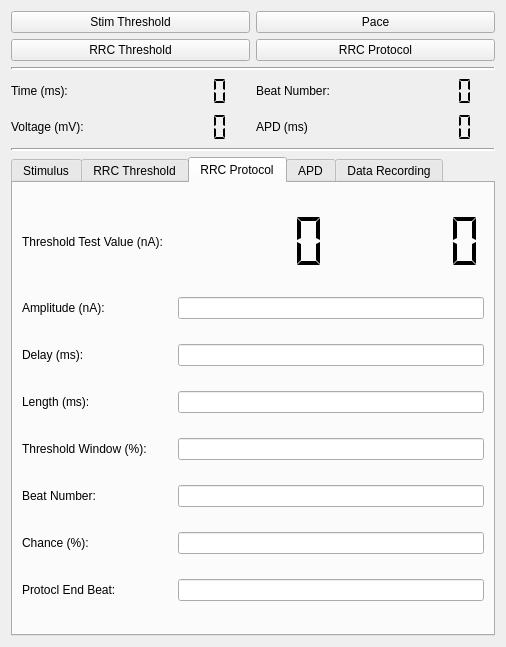
<?xml version="1.0" encoding="UTF-8"?>
<ui version="4.0">
 <class>RRC_UI</class>
 <widget class="QWidget" name="RRC_UI">
  <property name="geometry">
   <rect>
    <x>0</x>
    <y>0</y>
    <width>506</width>
    <height>647</height>
   </rect>
  </property>
  <property name="windowTitle">
   <string>Form</string>
  </property>
  <layout class="QVBoxLayout" name="verticalLayout">
   <item>
    <layout class="QGridLayout" name="button_layout">
     <item row="0" column="0">
      <widget class="QPushButton" name="stimThreshold_button">
       <property name="text">
        <string>Stim Threshold</string>
       </property>
       <property name="checkable">
        <bool>true</bool>
       </property>
       <property name="checked">
        <bool>false</bool>
       </property>
      </widget>
     </item>
     <item row="1" column="0">
      <widget class="QPushButton" name="rrcThreshold_button">
       <property name="text">
        <string>RRC Threshold</string>
       </property>
       <property name="checkable">
        <bool>true</bool>
       </property>
      </widget>
     </item>
     <item row="0" column="1">
      <widget class="QPushButton" name="pace_button">
       <property name="text">
        <string>Pace</string>
       </property>
       <property name="checkable">
        <bool>true</bool>
       </property>
      </widget>
     </item>
     <item row="1" column="1">
      <widget class="QPushButton" name="rrcProtocol_button">
       <property name="text">
        <string>RRC Protocol</string>
       </property>
       <property name="checkable">
        <bool>true</bool>
       </property>
      </widget>
     </item>
    </layout>
   </item>
   <item>
    <widget class="Line" name="line">
     <property name="frameShadow">
      <enum>QFrame::Sunken</enum>
     </property>
     <property name="lineWidth">
      <number>2</number>
     </property>
     <property name="orientation">
      <enum>Qt::Horizontal</enum>
     </property>
    </widget>
   </item>
   <item>
    <layout class="QGridLayout" name="state_layout">
     <item row="0" column="3">
      <widget class="QLCDNumber" name="beatNumber_display">
       <property name="frameShape">
        <enum>QFrame::NoFrame</enum>
       </property>
       <property name="segmentStyle">
        <enum>QLCDNumber::Flat</enum>
       </property>
      </widget>
     </item>
     <item row="1" column="0">
      <widget class="QLabel" name="voltage_label">
       <property name="minimumSize">
        <size>
         <width>0</width>
         <height>30</height>
        </size>
       </property>
       <property name="text">
        <string>Voltage (mV):</string>
       </property>
      </widget>
     </item>
     <item row="1" column="2">
      <widget class="QLabel" name="apd_label">
       <property name="text">
        <string>APD (ms)</string>
       </property>
       <property name="alignment">
        <set>Qt::AlignLeading|Qt::AlignLeft|Qt::AlignVCenter</set>
       </property>
      </widget>
     </item>
     <item row="0" column="0">
      <widget class="QLabel" name="time_label">
       <property name="minimumSize">
        <size>
         <width>0</width>
         <height>30</height>
        </size>
       </property>
       <property name="text">
        <string>Time (ms):</string>
       </property>
      </widget>
     </item>
     <item row="0" column="2">
      <widget class="QLabel" name="beatNumber_label">
       <property name="text">
        <string>Beat Number:</string>
       </property>
       <property name="alignment">
        <set>Qt::AlignLeading|Qt::AlignLeft|Qt::AlignVCenter</set>
       </property>
      </widget>
     </item>
     <item row="0" column="1">
      <widget class="QLCDNumber" name="time_display">
       <property name="frameShape">
        <enum>QFrame::NoFrame</enum>
       </property>
       <property name="segmentStyle">
        <enum>QLCDNumber::Flat</enum>
       </property>
       <property name="value" stdset="0">
        <double>0.000000000000000</double>
       </property>
      </widget>
     </item>
     <item row="1" column="3">
      <widget class="QLCDNumber" name="apd_display">
       <property name="font">
        <font>
         <weight>50</weight>
         <italic>false</italic>
         <bold>false</bold>
        </font>
       </property>
       <property name="frameShape">
        <enum>QFrame::NoFrame</enum>
       </property>
       <property name="segmentStyle">
        <enum>QLCDNumber::Flat</enum>
       </property>
      </widget>
     </item>
     <item row="1" column="1">
      <widget class="QLCDNumber" name="voltage_display">
       <property name="frameShape">
        <enum>QFrame::NoFrame</enum>
       </property>
       <property name="segmentStyle">
        <enum>QLCDNumber::Flat</enum>
       </property>
      </widget>
     </item>
    </layout>
   </item>
   <item>
    <widget class="Line" name="line_2">
     <property name="lineWidth">
      <number>2</number>
     </property>
     <property name="orientation">
      <enum>Qt::Horizontal</enum>
     </property>
    </widget>
   </item>
   <item>
    <widget class="QTabWidget" name="settings_tabWidget">
     <property name="tabShape">
      <enum>QTabWidget::Rounded</enum>
     </property>
     <property name="currentIndex">
      <number>2</number>
     </property>
     <widget class="QWidget" name="tab">
      <attribute name="title">
       <string>Stimulus</string>
      </attribute>
      <layout class="QGridLayout" name="gridLayout_2">
       <item row="0" column="0">
        <widget class="QLabel" name="bcl_label">
         <property name="text">
          <string>Basic Cycle Length (ms):</string>
         </property>
        </widget>
       </item>
       <item row="0" column="1">
        <widget class="QLineEdit" name="bcl_edit"/>
       </item>
       <item row="1" column="0">
        <widget class="QLabel" name="stim_amplitude_label">
         <property name="text">
          <string>Amplitude (nA):</string>
         </property>
        </widget>
       </item>
       <item row="1" column="1">
        <widget class="QLineEdit" name="stim_amplitude_edit"/>
       </item>
       <item row="2" column="0">
        <widget class="QLabel" name="stim_length_label">
         <property name="text">
          <string>Length (ms):</string>
         </property>
        </widget>
       </item>
       <item row="2" column="1">
        <widget class="QLineEdit" name="stim_length_edit"/>
       </item>
       <item row="3" column="0">
        <widget class="QLabel" name="ljp_label">
         <property name="text">
          <string>Liquid Junction Potential (mV):</string>
         </property>
        </widget>
       </item>
       <item row="3" column="1">
        <widget class="QLineEdit" name="ljp_edit"/>
       </item>
       <item row="4" column="0">
        <widget class="QLabel" name="cm_label">
         <property name="text">
          <string>Membrane Capacitance (pF):</string>
         </property>
        </widget>
       </item>
       <item row="4" column="1">
        <widget class="QLineEdit" name="cm_edit"/>
       </item>
      </layout>
     </widget>
     <widget class="QWidget" name="tab_5">
      <attribute name="title">
       <string>RRC Threshold</string>
      </attribute>
      <layout class="QGridLayout" name="gridLayout_3">
       <item row="0" column="0">
        <widget class="QLabel" name="thresh_startAmplitude_label">
         <property name="text">
          <string>Start Amplitude (nA):</string>
         </property>
        </widget>
       </item>
       <item row="0" column="1">
        <widget class="QLineEdit" name="thresh_startAmplitude_edit"/>
       </item>
       <item row="1" column="0">
        <widget class="QLabel" name="thresh_ampIncrement_label">
         <property name="text">
          <string>Amplitude Increment (nA):</string>
         </property>
        </widget>
       </item>
       <item row="1" column="1">
        <widget class="QLineEdit" name="thresh_ampIncrement_edit"/>
       </item>
       <item row="2" column="0">
        <widget class="QLabel" name="thresh_beatNumber_label">
         <property name="text">
          <string>Beat Number:</string>
         </property>
        </widget>
       </item>
       <item row="2" column="1">
        <widget class="QLineEdit" name="thresh_beatNumber_edit"/>
       </item>
       <item row="3" column="0">
        <widget class="QLabel" name="thresh_apdCutoff_label">
         <property name="text">
          <string>APD Change Cutoff (%):</string>
         </property>
        </widget>
       </item>
       <item row="3" column="1">
        <widget class="QLineEdit" name="thresh_apdCutoff_edit"/>
       </item>
      </layout>
     </widget>
     <widget class="QWidget" name="tab_2">
      <attribute name="title">
       <string>RRC Protocol</string>
      </attribute>
      <layout class="QGridLayout" name="gridLayout_5">
       <item row="0" column="0">
        <widget class="QLabel" name="rrc_thresholdTest_display_label">
         <property name="text">
          <string>Threshold Test Value (nA):</string>
         </property>
        </widget>
       </item>
       <item row="0" column="1">
        <widget class="QLCDNumber" name="rrc_thresholdTest_display">
         <property name="maximumSize">
          <size>
           <width>16777215</width>
           <height>61</height>
          </size>
         </property>
         <property name="frameShape">
          <enum>QFrame::NoFrame</enum>
         </property>
         <property name="frameShadow">
          <enum>QFrame::Plain</enum>
         </property>
         <property name="segmentStyle">
          <enum>QLCDNumber::Flat</enum>
         </property>
         <property name="value" stdset="0">
          <double>0.000000000000000</double>
         </property>
        </widget>
       </item>
       <item row="0" column="2">
        <widget class="QLCDNumber" name="rrc_chance_display">
         <property name="maximumSize">
          <size>
           <width>16777215</width>
           <height>61</height>
          </size>
         </property>
         <property name="frameShape">
          <enum>QFrame::NoFrame</enum>
         </property>
         <property name="frameShadow">
          <enum>QFrame::Plain</enum>
         </property>
         <property name="segmentStyle">
          <enum>QLCDNumber::Flat</enum>
         </property>
        </widget>
       </item>
       <item row="1" column="0">
        <widget class="QLabel" name="rrc_amplitude_label">
         <property name="text">
          <string>Amplitude (nA):</string>
         </property>
        </widget>
       </item>
       <item row="1" column="1" colspan="2">
        <widget class="QLineEdit" name="rrc_amplitude_edit"/>
       </item>
       <item row="2" column="0">
        <widget class="QLabel" name="rrc_delay_label">
         <property name="text">
          <string>Delay (ms):</string>
         </property>
        </widget>
       </item>
       <item row="2" column="1" colspan="2">
        <widget class="QLineEdit" name="rrc_delay_edit"/>
       </item>
       <item row="3" column="0">
        <widget class="QLabel" name="rrc_length_label">
         <property name="text">
          <string>Length (ms):</string>
         </property>
        </widget>
       </item>
       <item row="3" column="1" colspan="2">
        <widget class="QLineEdit" name="rrc_length_edit"/>
       </item>
       <item row="4" column="0">
        <widget class="QLabel" name="rrc_thresholdWindow_label">
         <property name="text">
          <string>Threshold Window (%):</string>
         </property>
        </widget>
       </item>
       <item row="4" column="1" colspan="2">
        <widget class="QLineEdit" name="rrc_thresholdWindow_edit"/>
       </item>
       <item row="5" column="0">
        <widget class="QLabel" name="rrc_beatNumber_label">
         <property name="text">
          <string>Beat Number:</string>
         </property>
        </widget>
       </item>
       <item row="5" column="1" colspan="2">
        <widget class="QLineEdit" name="rrc_beatNumber_edit"/>
       </item>
       <item row="6" column="0">
        <widget class="QLabel" name="rrc_chance_label">
         <property name="text">
          <string>Chance (%):</string>
         </property>
        </widget>
       </item>
       <item row="6" column="1" colspan="2">
        <widget class="QLineEdit" name="rrc_chance_edit"/>
       </item>
       <item row="7" column="0">
        <widget class="QLabel" name="rrc_endBeatNumber_label">
         <property name="text">
          <string>Protocl End Beat:</string>
         </property>
        </widget>
       </item>
       <item row="7" column="1" colspan="2">
        <widget class="QLineEdit" name="rrc_endBeatNumber_edit"/>
       </item>
      </layout>
     </widget>
     <widget class="QWidget" name="tab_3">
      <attribute name="title">
       <string>APD</string>
      </attribute>
      <layout class="QGridLayout" name="gridLayout_4">
       <item row="0" column="0">
        <widget class="QLabel" name="apd_repolPercent_label">
         <property name="text">
          <string>Repolarization %:</string>
         </property>
        </widget>
       </item>
       <item row="0" column="1">
        <widget class="QLineEdit" name="apd_repolPercent_edit"/>
       </item>
       <item row="1" column="0">
        <widget class="QLabel" name="apd_min_label">
         <property name="text">
          <string>Minimum APD (ms)</string>
         </property>
        </widget>
       </item>
       <item row="1" column="1">
        <widget class="QLineEdit" name="apd_min_edit"/>
       </item>
       <item row="2" column="0">
        <widget class="QLabel" name="apd_stimWindow_label">
         <property name="text">
          <string>Stimulus Window (ms)</string>
         </property>
        </widget>
       </item>
       <item row="2" column="1">
        <widget class="QLineEdit" name="apd_stimWindow_edit"/>
       </item>
      </layout>
     </widget>
     <widget class="QWidget" name="tab_4">
      <attribute name="title">
       <string>Data Recording</string>
      </attribute>
      <layout class="QGridLayout" name="gridLayout">
       <item row="1" column="1">
        <widget class="QCheckBox" name="rrcProtocol_dataCheck">
         <property name="text">
          <string>RRC Protocol</string>
         </property>
        </widget>
       </item>
       <item row="0" column="0">
        <widget class="QCheckBox" name="stimThreshold_dataCheck">
         <property name="text">
          <string>Stim Threshold</string>
         </property>
        </widget>
       </item>
       <item row="0" column="1">
        <widget class="QCheckBox" name="pace_dataCheck">
         <property name="text">
          <string>Pace</string>
         </property>
        </widget>
       </item>
       <item row="1" column="0">
        <widget class="QCheckBox" name="rrcThreshold_dataCheck">
         <property name="text">
          <string>RRC Threshold</string>
         </property>
        </widget>
       </item>
      </layout>
     </widget>
    </widget>
   </item>
  </layout>
 </widget>
 <resources/>
 <connections/>
</ui>
